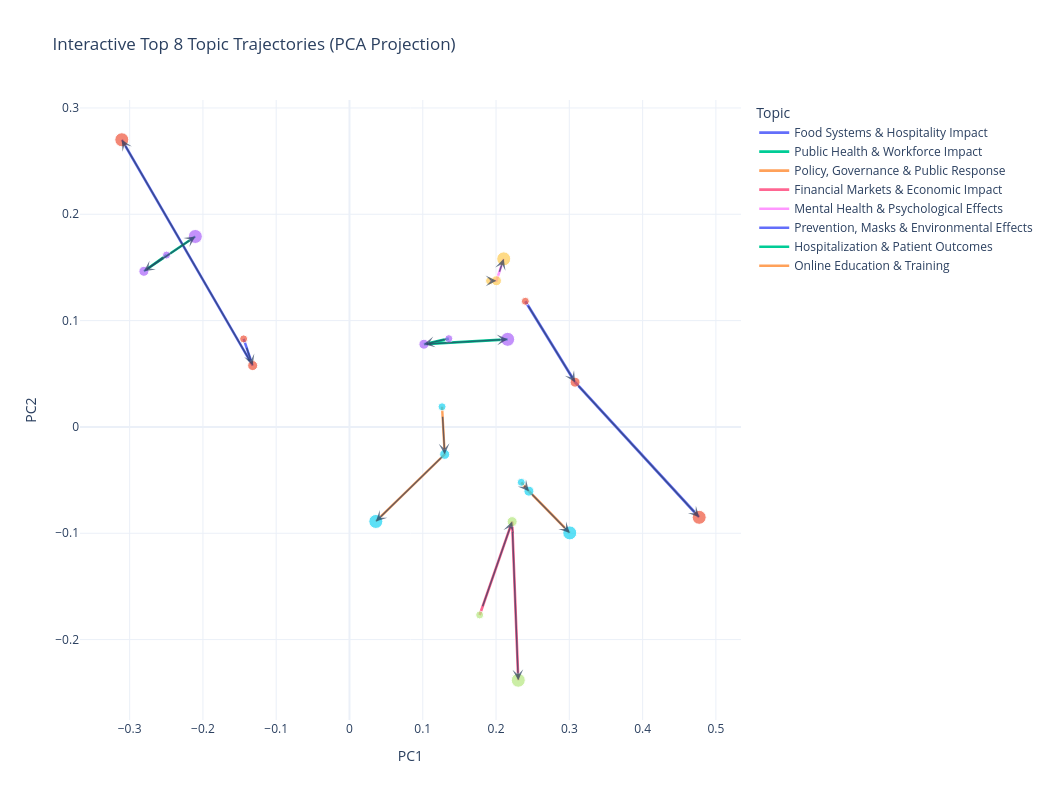

The notebook cell saved with this chart:
### Markdown cell above
## Interactive

### Code cell
import plotly.graph_objects as go

fig = go.Figure()

for i, topic_id in enumerate(top_topic_ids):
    group = top_meta_df[top_meta_df["topic_id"] == topic_id].sort_values("year")

    label = group["label"].iloc[0]
    movement = group["movement_norm"].iloc[0]

    x = group["x"].values
    y = group["y"].values

    # main trajectory line
    fig.add_trace(go.Scatter(
        x=x,
        y=y,
        mode="lines",
        name=label,
        line=dict(width=2 + 2.5 * movement),
        hoverinfo="skip"
    ))

    # markers (start vs end emphasized)
    fig.add_trace(go.Scatter(
        x=x,
        y=y,
        mode="markers",
        showlegend=False,
        marker=dict(
            size=[8, 10, 14],  # increasing size over time
        ),
        hovertemplate=(
            f"<b>{label}</b><br>"
            "Year: %{customdata}<br>"
            "PC1: %{x:.3f}<br>"
            "PC2: %{y:.3f}<br>"
            f"Movement norm: {movement:.3f}<extra></extra>"
        ),
        customdata=group["year"]
    ))

    # arrows (direction)
    for j in range(len(x) - 1):
        fig.add_annotation(
            x=x[j + 1],
            y=y[j + 1],
            ax=x[j],
            ay=y[j],
            xref="x",
            yref="y",
            axref="x",
            ayref="y",
            showarrow=True,
            arrowhead=3,
            arrowsize=1.2,
            arrowwidth=1.5,
            opacity=0.7
        )

fig.update_layout(
    title="Interactive Top 8 Topic Trajectories (PCA Projection)",
    xaxis_title="PC1",
    yaxis_title="PC2",
    template="plotly_white",
    width=1050,
    height=800,
    legend_title="Topic"
)

fig.show()

### Figure 1 — Plotly figure (JSON) as saved in the notebook; plotly's stock layout.template omitted (floating-point values rounded to 4 significant figures)
{"data": [{"hoverinfo": "skip", "line": {"width": 2.848}, "mode": "lines", "name": "Food Systems & Hospitality Impact", "type": "scatter", "x": [0.24, 0.3079, 0.4772], "y": [0.1182, 0.04207, -0.08503]}, {"customdata": [2020, 2021, 2022], "hovertemplate": "<b>Food Systems & Hospitality Impact</b><br>Year: %{customdata}<br>PC1: %{x:.3f}<br>PC2: %{y:.3f}<br>Movement norm: 0.339<extra></extra>", "marker": {"size": [8, 10, 14]}, "mode": "markers", "showlegend": false, "type": "scatter", "x": [0.24, 0.3079, 0.4772], "y": [0.1182, 0.04207, -0.08503]}, {"hoverinfo": "skip", "line": {"width": 2.746}, "mode": "lines", "name": "Public Health & Workforce Impact", "type": "scatter", "x": [0.1355, 0.1016, 0.2159], "y": [0.08301, 0.07777, 0.08237]}, {"customdata": [2020, 2021, 2022], "hovertemplate": "<b>Public Health & Workforce Impact</b><br>Year: %{customdata}<br>PC1: %{x:.3f}<br>PC2: %{y:.3f}<br>Movement norm: 0.298<extra></extra>", "marker": {"size": [8, 10, 14]}, "mode": "markers", "showlegend": false, "type": "scatter", "x": [0.1355, 0.1016, 0.2159], "y": [0.08301, 0.07777, 0.08237]}, {"hoverinfo": "skip", "line": {"width": 2.718}, "mode": "lines", "name": "Policy, Governance & Public Response", "type": "scatter", "x": [0.2344, 0.2448, 0.3006], "y": [-0.05209, -0.06042, -0.09967]}, {"customdata": [2020, 2021, 2022], "hovertemplate": "<b>Policy, Governance & Public Response</b><br>Year: %{customdata}<br>PC1: %{x:.3f}<br>PC2: %{y:.3f}<br>Movement norm: 0.287<extra></extra>", "marker": {"size": [8, 10, 14]}, "mode": "markers", "showlegend": false, "type": "scatter", "x": [0.2344, 0.2448, 0.3006], "y": [-0.05209, -0.06042, -0.09967]}, {"hoverinfo": "skip", "line": {"width": 2.661}, "mode": "lines", "name": "Financial Markets & Economic Impact", "type": "scatter", "x": [0.1776, 0.222, 0.2303], "y": [-0.1768, -0.08907, -0.2383]}, {"customdata": [2020, 2021, 2022], "hovertemplate": "<b>Financial Markets & Economic Impact</b><br>Year: %{customdata}<br>PC1: %{x:.3f}<br>PC2: %{y:.3f}<br>Movement norm: 0.265<extra></extra>", "marker": {"size": [8, 10, 14]}, "mode": "markers", "showlegend": false, "type": "scatter", "x": [0.1776, 0.222, 0.2303], "y": [-0.1768, -0.08907, -0.2383]}, {"hoverinfo": "skip", "line": {"width": 2.528}, "mode": "lines", "name": "Mental Health & Psychological Effects", "type": "scatter", "x": [0.1911, 0.2005, 0.2105], "y": [0.1373, 0.1375, 0.158]}, {"customdata": [2020, 2021, 2022], "hovertemplate": "<b>Mental Health & Psychological Effects</b><br>Year: %{customdata}<br>PC1: %{x:.3f}<br>PC2: %{y:.3f}<br>Movement norm: 0.211<extra></extra>", "marker": {"size": [8, 10, 14]}, "mode": "markers", "showlegend": false, "type": "scatter", "x": [0.1911, 0.2005, 0.2105], "y": [0.1373, 0.1375, 0.158]}, {"hoverinfo": "skip", "line": {"width": 2.527}, "mode": "lines", "name": "Prevention, Masks & Environmental Effects", "type": "scatter", "x": [-0.1445, -0.1321, -0.3107], "y": [0.08279, 0.05769, 0.2701]}, {"customdata": [2020, 2021, 2022], "hovertemplate": "<b>Prevention, Masks & Environmental Effects</b><br>Year: %{customdata}<br>PC1: %{x:.3f}<br>PC2: %{y:.3f}<br>Movement norm: 0.211<extra></extra>", "marker": {"size": [8, 10, 14]}, "mode": "markers", "showlegend": false, "type": "scatter", "x": [-0.1445, -0.1321, -0.3107], "y": [0.08279, 0.05769, 0.2701]}, {"hoverinfo": "skip", "line": {"width": 2.461}, "mode": "lines", "name": "Hospitalization & Patient Outcomes", "type": "scatter", "x": [-0.2497, -0.2806, -0.2104], "y": [0.1616, 0.1463, 0.1791]}, {"customdata": [2020, 2021, 2022], "hovertemplate": "<b>Hospitalization & Patient Outcomes</b><br>Year: %{customdata}<br>PC1: %{x:.3f}<br>PC2: %{y:.3f}<br>Movement norm: 0.185<extra></extra>", "marker": {"size": [8, 10, 14]}, "mode": "markers", "showlegend": false, "type": "scatter", "x": [-0.2497, -0.2806, -0.2104], "y": [0.1616, 0.1463, 0.1791]}, {"hoverinfo": "skip", "line": {"width": 2.412}, "mode": "lines", "name": "Online Education & Training", "type": "scatter", "x": [0.1263, 0.1299, 0.03593], "y": [0.01893, -0.0258, -0.08891]}, {"customdata": [2020, 2021, 2022], "hovertemplate": "<b>Online Education & Training</b><br>Year: %{customdata}<br>PC1: %{x:.3f}<br>PC2: %{y:.3f}<br>Movement norm: 0.165<extra></extra>", "marker": {"size": [8, 10, 14]}, "mode": "markers", "showlegend": false, "type": "scatter", "x": [0.1263, 0.1299, 0.03593], "y": [0.01893, -0.0258, -0.08891]}], "layout": {"annotations": [{"arrowhead": 3, "arrowsize": 1.2, "arrowwidth": 1.5, "ax": 0.24, "axref": "x", "ay": 0.1182, "ayref": "y", "opacity": 0.7, "showarrow": true, "x": 0.3079, "xref": "x", "y": 0.04207, "yref": "y"}, {"arrowhead": 3, "arrowsize": 1.2, "arrowwidth": 1.5, "ax": 0.3079, "axref": "x", "ay": 0.04207, "ayref": "y", "opacity": 0.7, "showarrow": true, "x": 0.4772, "xref": "x", "y": -0.08503, "yref": "y"}, {"arrowhead": 3, "arrowsize": 1.2, "arrowwidth": 1.5, "ax": 0.1355, "axref": "x", "ay": 0.08301, "ayref": "y", "opacity": 0.7, "showarrow": true, "x": 0.1016, "xref": "x", "y": 0.07777, "yref": "y"}, {"arrowhead": 3, "arrowsize": 1.2, "arrowwidth": 1.5, "ax": 0.1016, "axref": "x", "ay": 0.07777, "ayref": "y", "opacity": 0.7, "showarrow": true, "x": 0.2159, "xref": "x", "y": 0.08237, "yref": "y"}, {"arrowhead": 3, "arrowsize": 1.2, "arrowwidth": 1.5, "ax": 0.2344, "axref": "x", "ay": -0.05209, "ayref": "y", "opacity": 0.7, "showarrow": true, "x": 0.2448, "xref": "x", "y": -0.06042, "yref": "y"}, {"arrowhead": 3, "arrowsize": 1.2, "arrowwidth": 1.5, "ax": 0.2448, "axref": "x", "ay": -0.06042, "ayref": "y", "opacity": 0.7, "showarrow": true, "x": 0.3006, "xref": "x", "y": -0.09967, "yref": "y"}, {"arrowhead": 3, "arrowsize": 1.2, "arrowwidth": 1.5, "ax": 0.1776, "axref": "x", "ay": -0.1768, "ayref": "y", "opacity": 0.7, "showarrow": true, "x": 0.222, "xref": "x", "y": -0.08907, "yref": "y"}, {"arrowhead": 3, "arrowsize": 1.2, "arrowwidth": 1.5, "ax": 0.222, "axref": "x", "ay": -0.08907, "ayref": "y", "opacity": 0.7, "showarrow": true, "x": 0.2303, "xref": "x", "y": -0.2383, "yref": "y"}, {"arrowhead": 3, "arrowsize": 1.2, "arrowwidth": 1.5, "ax": 0.1911, "axref": "x", "ay": 0.1373, "ayref": "y", "opacity": 0.7, "showarrow": true, "x": 0.2005, "xref": "x", "y": 0.1375, "yref": "y"}, {"arrowhead": 3, "arrowsize": 1.2, "arrowwidth": 1.5, "ax": 0.2005, "axref": "x", "ay": 0.1375, "ayref": "y", "opacity": 0.7, "showarrow": true, "x": 0.2105, "xref": "x", "y": 0.158, "yref": "y"}, {"arrowhead": 3, "arrowsize": 1.2, "arrowwidth": 1.5, "ax": -0.1445, "axref": "x", "ay": 0.08279, "ayref": "y", "opacity": 0.7, "showarrow": true, "x": -0.1321, "xref": "x", "y": 0.05769, "yref": "y"}, {"arrowhead": 3, "arrowsize": 1.2, "arrowwidth": 1.5, "ax": -0.1321, "axref": "x", "ay": 0.05769, "ayref": "y", "opacity": 0.7, "showarrow": true, "x": -0.3107, "xref": "x", "y": 0.2701, "yref": "y"}, {"arrowhead": 3, "arrowsize": 1.2, "arrowwidth": 1.5, "ax": -0.2497, "axref": "x", "ay": 0.1616, "ayref": "y", "opacity": 0.7, "showarrow": true, "x": -0.2806, "xref": "x", "y": 0.1463, "yref": "y"}, {"arrowhead": 3, "arrowsize": 1.2, "arrowwidth": 1.5, "ax": -0.2806, "axref": "x", "ay": 0.1463, "ayref": "y", "opacity": 0.7, "showarrow": true, "x": -0.2104, "xref": "x", "y": 0.1791, "yref": "y"}, {"arrowhead": 3, "arrowsize": 1.2, "arrowwidth": 1.5, "ax": 0.1263, "axref": "x", "ay": 0.01893, "ayref": "y", "opacity": 0.7, "showarrow": true, "x": 0.1299, "xref": "x", "y": -0.0258, "yref": "y"}, {"arrowhead": 3, "arrowsize": 1.2, "arrowwidth": 1.5, "ax": 0.1299, "axref": "x", "ay": -0.0258, "ayref": "y", "opacity": 0.7, "showarrow": true, "x": 0.03593, "xref": "x", "y": -0.08891, "yref": "y"}], "height": 800, "legend": {"title": {"text": "Topic"}}, "title": {"text": "Interactive Top 8 Topic Trajectories (PCA Projection)"}, "width": 1050, "xaxis": {"title": {"text": "PC1"}}, "yaxis": {"title": {"text": "PC2"}}}}
